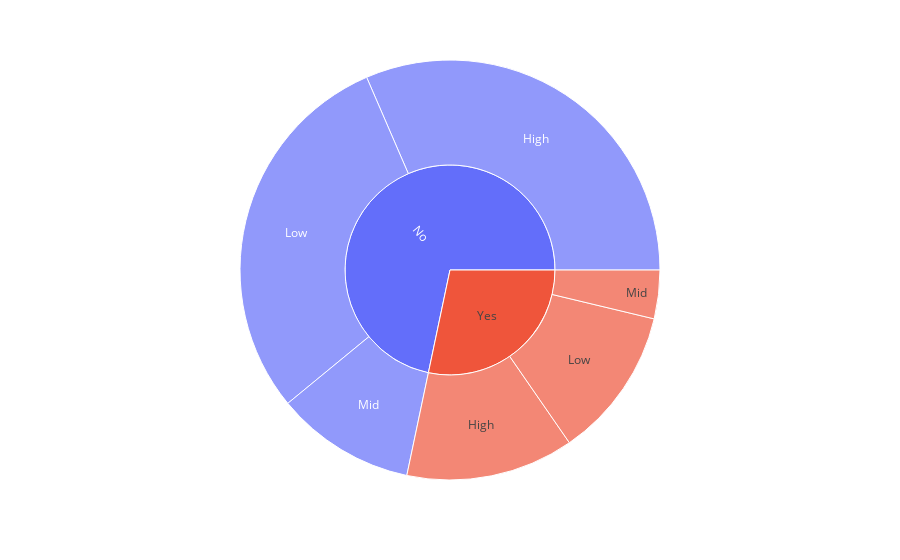

Here is the notebook cell this chart was saved with:
### Code cell
px.sunburst(df,path=["OverTime","HourlyRate_grp",])

### Figure 1 — Plotly figure (JSON) as saved in the notebook; plotly's stock layout.template omitted (floating-point values rounded to 4 significant figures)
{"data": [{"branchvalues": "total", "domain": {"x": [0, 1], "y": [0, 1]}, "hovertemplate": "labels=%{label}<br>count=%{value}<br>parent=%{parent}<br>id=%{id}<extra></extra>", "ids": ["Yes/High", "No/Mid", "Yes/Low", "No/Low", "No/High", "Yes/Mid", "Yes", "No"], "labels": ["High", "Mid", "Low", "Low", "High", "Mid", "Yes", "No"], "name": "", "parents": ["Yes", "No", "Yes", "No", "No", "Yes", "", ""], "type": "sunburst", "values": [190, 158, 171, 433, 463, 55, 416, 1054]}], "layout": {"legend": {"tracegroupgap": 0}, "margin": {"t": 60}}}
